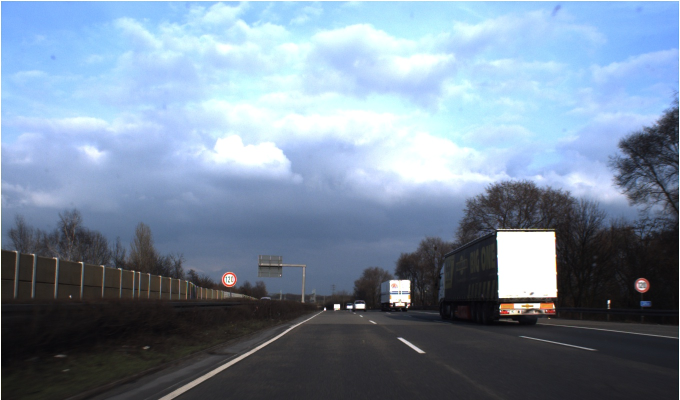
#> input picture Dataset_images/00002.jpg, 1360 x 800 px (shown at 1/2 size)
$ jupyter execute --allow-errors slidingWindow.ipynb
#> lines starting #> are read from the running program, lines starting #| are printed output that depends on the picture
[cell 1]
import numpy as np
#from sklearn.neural_network import MLPClassifier
from sklearn.naive_bayes import GaussianNB
from skimage.feature import hog
import imutils
import argparse
import cv2

#> (a cell that did not finish here is left out)

[cell 3]
def pyramid(image, scale=1.5, min_size=(30, 30)):
    """
    Genera imágenes sucesivamente más pequeñas con base a los parámetros proporcionados.
    :param image: Imagen base.
    :param scale: Factor de reducción de cada nivel de la pirámide.
    :param min_size: Dimensiones mínimas que debe tener un nivel de la pirámide.
    :return: Un nuevo nivel de la pirámide en cada llamada.
    """
    yield image  # La primera capa de la pirámide será la imagen original.

    while True:
        # Reducimos el ancho de la imagen en base a 'scale', y luego la
        # redimensionamos manteniendo la relación de aspecto.
        width = int(image.shape[1] / scale)
        image = imutils.resize(image, width=width)

        # Si el resultado es una imagen más pequeña de lo esperada, rompemos el bucle y salimos.
        if image.shape[0] < min_size[1] or image.shape[1] < min_size[0]:
            break

        # Devuelve el siguiente nivel de la pirámide.
        yield image


def sliding_window(image, step_size, window_size):
    """
    Genera ventanas de tamaño `window_size` hasta haber recorrido toda la imagen.
    :param image: Imagen sobre la cual generar ventanas.
    :param step_size: Número de píxeles que nos moveremos en cada dirección.
    :param window_size: Dimensiones de la ventana deslizante.
    :return: Coordenadas (x, y) de la esquina superior izquierda de la ventana, y la región como tal.
    """
    for x in range(0, image.shape[0], step_size):
        for y in range(0, image.shape[1], step_size):
            yield x, y, image[x:x + window_size[1], y:y + window_size[0]]

[cell 4]
# Cargamos la imagen en memoria.
rutaImg = 'Dataset_images/00002.jpg'
image = cv2.imread(rutaImg, 0)
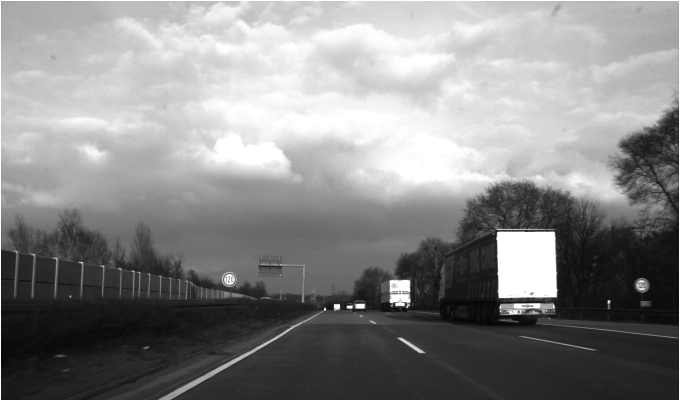
#> image: shape (800, 1360) (shown at 1/2 size); min 5, max 255, mean 135.2
imagenColor = cv2.imread(rutaImg)
#> imagenColor is the input picture: shape (800, 1360, 3); mean B, G, R 157.7, 138.1, 120.8

#Array de ventanas que han detectado una señal para luego mostrarlas
detections = []
tam = 100
#Iteramos cada nivel/imagen de la pirámide
#> (the rest of this cell did not finish here and is left out)


$ run again, with Dataset_images/00000.jpg copied over Dataset_images/00002.jpg
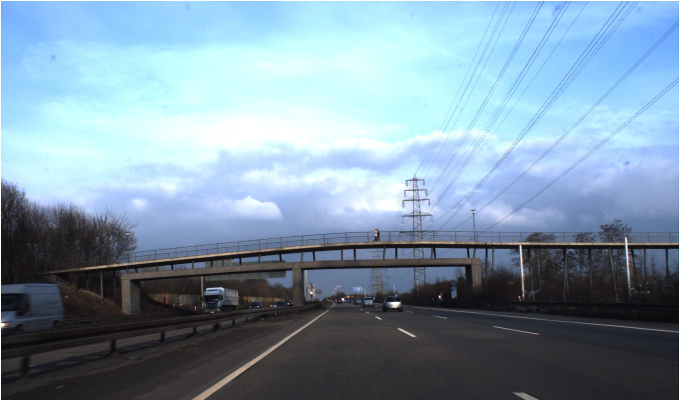
#> input picture Dataset_images/00000.jpg, 1360 x 800 px (shown at 1/2 size)
#> `image = cv2.imread(rutaImg, 0)`:
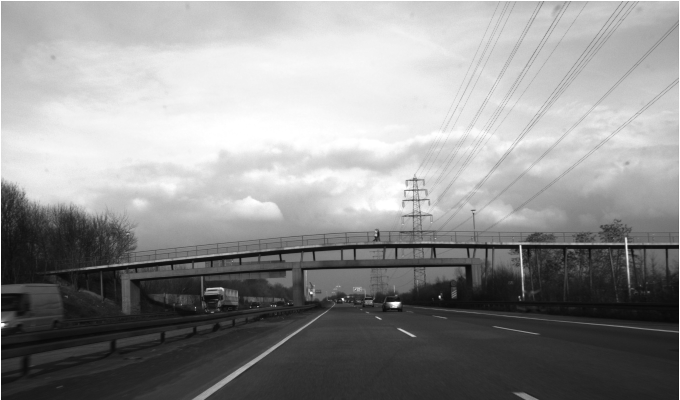
#> image: shape (800, 1360) (shown at 1/2 size); min 7, max 255, mean 144.8
#> imagenColor is the input picture: shape (800, 1360, 3); mean B, G, R 167.2, 149.9, 126

$ run again, with Dataset_images/00001.jpg copied over Dataset_images/00002.jpg
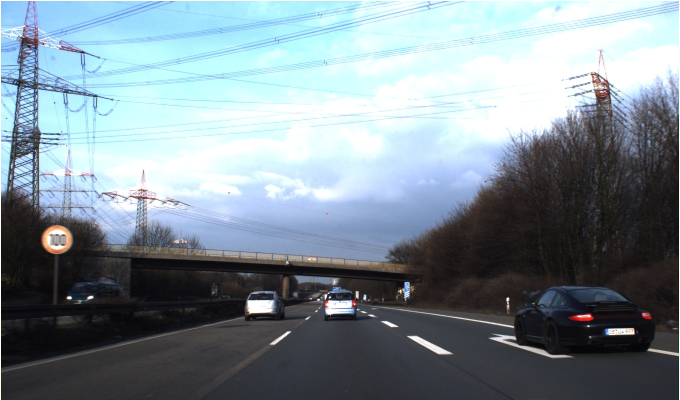
#> input picture Dataset_images/00001.jpg, 1360 x 800 px (shown at 1/2 size)
#> `image = cv2.imread(rutaImg, 0)`:
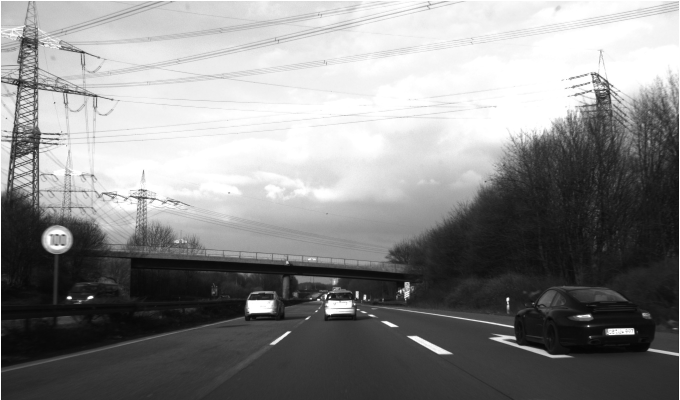
#> image: shape (800, 1360) (shown at 1/2 size); min 4, max 255, mean 137.1
#> imagenColor is the input picture: shape (800, 1360, 3); mean B, G, R 148.6, 140.4, 126.1

$ run again, with Dataset_images/00003.jpg copied over Dataset_images/00002.jpg
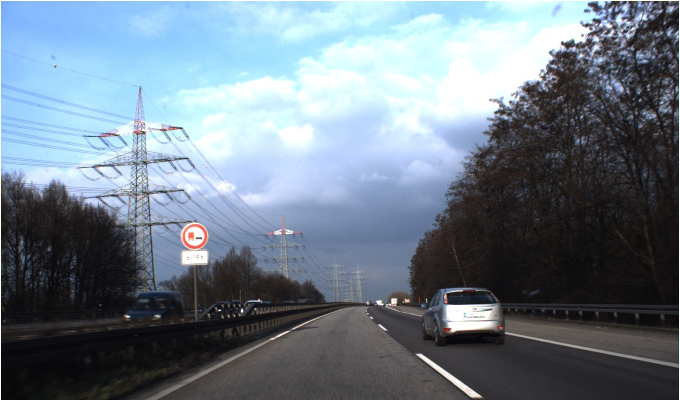
#> input picture Dataset_images/00003.jpg, 1360 x 800 px (shown at 1/2 size)
#> `image = cv2.imread(rutaImg, 0)`:
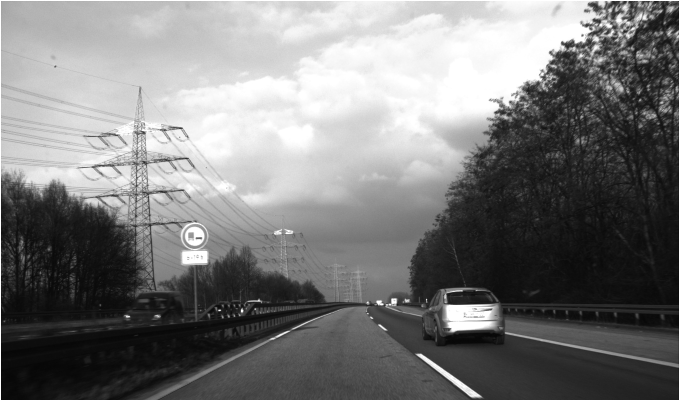
#> image: shape (800, 1360) (shown at 1/2 size); min 5, max 255, mean 121.2
#> imagenColor is the input picture: shape (800, 1360, 3); mean B, G, R 136, 123.7, 110.4
